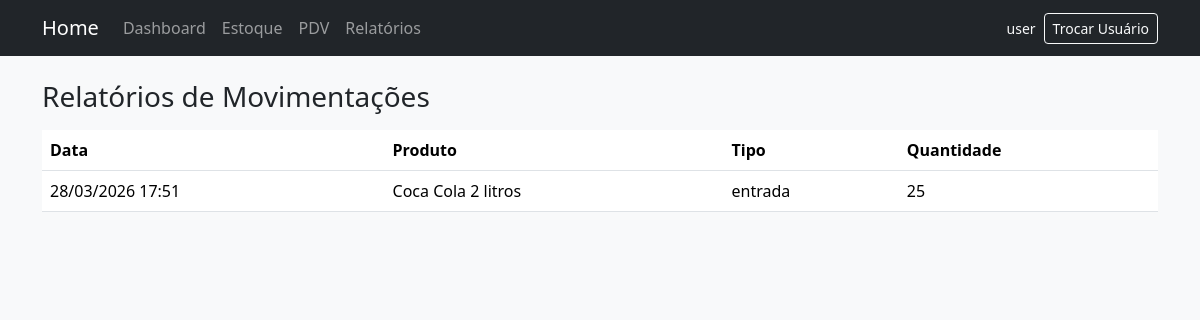
Page /relatorios/ (signed in) on the committed database.
### app/models.py (models this page shows, shortened)
class User(UserMixin, db.Model):
    id = db.Column(db.Integer, primary_key=True)
    username = db.Column(db.String(80), unique=True, nullable=False)
    password_hash = db.Column(db.String(255), nullable=False)
    role = db.Column(db.String(20), nullable=False, default="operador")
    created_at = db.Column(db.DateTime, default=datetime.utcnow)
    movements = db.relationship("StockMovement", back_populates="usuario")
    @property
    def is_admin(self) -> bool:
        return self.role == "admin"

class StockMovement(db.Model):
    id = db.Column(db.Integer, primary_key=True)
    produto_id = db.Column(db.Integer, db.ForeignKey("product.id"), nullable=False)
    tipo = db.Column(db.String(20), nullable=False)
    quantidade = db.Column(db.Integer, nullable=False)
    usuario_id = db.Column(db.Integer, db.ForeignKey("user.id"), nullable=False)
    data_hora = db.Column(db.DateTime, default=datetime.utcnow, nullable=False)
    motivo = db.Column(db.String(255))
    produto = db.relationship("Product", back_populates="movimentacoes")
    usuario = db.relationship("User", back_populates="movements")

class Product(db.Model):
    id = db.Column(db.Integer, primary_key=True)
    nome = db.Column(db.String(120), nullable=False)
    categoria_id = db.Column(db.Integer, db.ForeignKey("category.id"), nullable=False)
    marca = db.Column(db.String(80), nullable=False)
    codigo_barras = db.Column(db.String(30), unique=True, nullable=True)
    preco_custo = db.Column(db.Numeric(10, 2), nullable=False)
    preco_venda = db.Column(db.Numeric(10, 2), nullable=False)
    estoque_min = db.Column(db.Integer, nullable=False, default=0)
    estoque_max = db.Column(db.Integer, nullable=False, default=0)
    teor_alcoolico = db.Column(db.Float)
    volume_ml = db.Column(db.Integer)
    tipo_tabacaria = db.Column(db.String(50))
    peso_g = db.Column(db.Integer)
    sabor = db.Column(db.String(50))
    created_at = db.Column(db.DateTime, default=datetime.utcnow)
    categoria = db.relationship("Category", back_populates="produtos")
    lotes = db.relationship("Batch", back_populates="produto", cascade="all, delete-orphan")
    movimentacoes = db.relationship("StockMovement", back_populates="produto")

### app/routes/relatorios.py (the view)
@relatorios_bp.route("/")
def index():
    movimentacoes = (
        StockMovement.query.order_by(StockMovement.data_hora.desc()).limit(50).all()
    )
    return render_template("relatorios/index.html", movimentacoes=movimentacoes)

### app/models.py (called while the page is built)
@login_manager.user_loader
def load_user(user_id: str):
    return User.query.get(int(user_id))

### app/templates/relatorios/index.html (shortened to what this page needs)
{% extends 'base.html' %}
{% block content %}
  <h1 class="h3 mb-3">Relatórios de Movimentações</h1>
  <div class="table-responsive">
    <table class="table table-hover">
      <thead>
        <tr>
          <th>Data</th>
          <th>Produto</th>
          <th>Tipo</th>
          <th>Quantidade</th>
        </tr>
      </thead>
      <tbody>
        {% for mov in movimentacoes %}
          <tr>
            <td>{{ mov.data_hora.strftime('%d/%m/%Y %H:%M') }}</td>
            <td>{{ mov.produto.nome }}</td>
            <td>{{ mov.tipo }}</td>
            <td>{{ mov.quantidade }}</td>
          </tr>
        {% endfor %}
      </tbody>
    </table>
  </div>
{% endblock %}

### app/templates/partials/_nav.html (shortened to what this page needs)
<nav class="navbar navbar-expand-lg navbar-dark bg-dark">
  <div class="container">
    <a class="navbar-brand" href="{{ url_for('main.dashboard') }}">Home</a>
    <div class="collapse navbar-collapse" id="menu">
      <ul class="navbar-nav me-auto mb-2 mb-lg-0">
        <li class="nav-item"><a class="nav-link" href="{{ url_for('main.dashboard') }}">Dashboard</a></li>
        <li class="nav-item"><a class="nav-link" href="{{ url_for('estoque.listar') }}">Estoque</a></li>
        <li class="nav-item"><a class="nav-link" href="{{ url_for('vendas.pdv') }}">PDV</a></li>
        <li class="nav-item"><a class="nav-link" href="{{ url_for('relatorios.index') }}">Relatórios</a></li>
      </ul>
      <div class="d-flex align-items-center ms-lg-auto flex-wrap gap-2 mt-2 mt-lg-0">
        {% if current_user.is_authenticated %}
          <span class="navbar-text text-light small">{{ current_user.username }}</span>
          <a class="btn btn-outline-light btn-sm" href="{{ url_for('auth.login', trocar=1) }}">Trocar Usuário</a>
        {% else %}
          <a class="btn btn-outline-light btn-sm" href="{{ url_for('auth.login') }}">Entrar</a>
        {% endif %}
      </div>
    </div>
  </div>
</nav>

### app/static/css/style.css (style rules this page uses)
body { min-height: 100vh; }

### rows in the picture
User: username "user"
StockMovement: data_hora "28/03/2026 17:51", produto.nome "Coca Cola 2 litros", tipo "entrada", quantidade "25"
